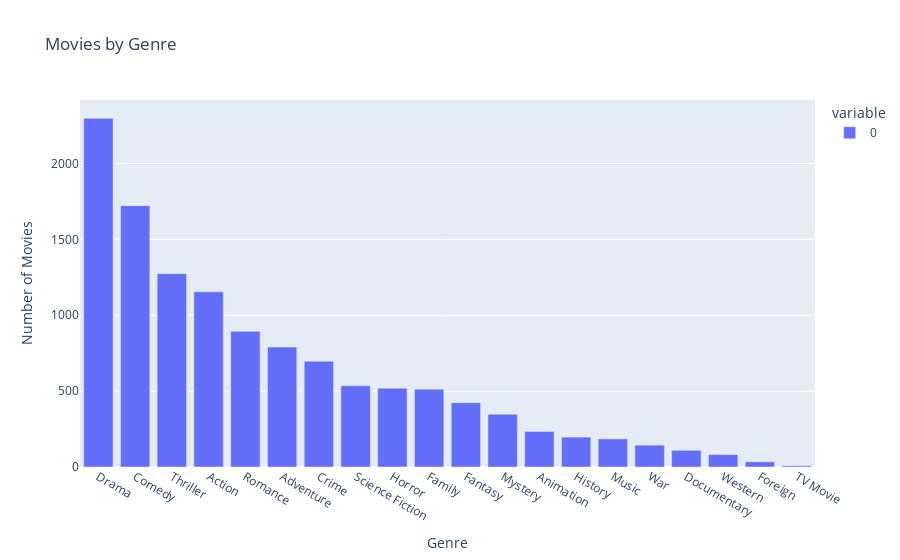
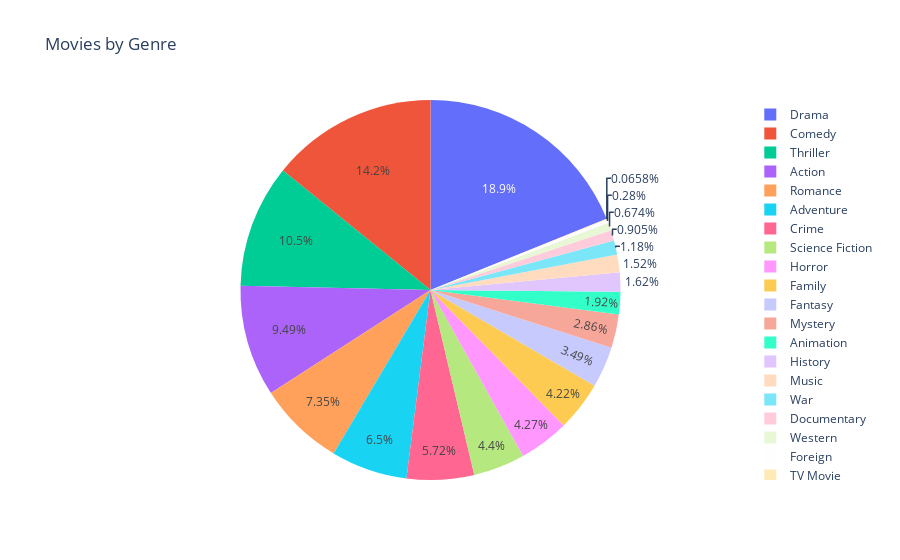

Notebook cell for these charts, in order:
### Code cell
import plotly.express as px

# fig = plt.figure(figsize=(12,8))
# ax1 = plt.subplot(111)
# rects = genresdfSum.sort_values(ascending=True).plot(kind='barh',label='genres')
# plt.title('各种电影类型数据统计图')
# plt.xlabel('电影数量',fontsize=15)
# plt.ylabel('电影类型',fontsize=15)
# plt.show()

fig = px.bar(genresdfSum,labels={'value':'Number of Movies','index':'Genre'},title="Movies by Genre")
fig.show()

fig2 = px.pie(genresdfSum,values=genresdfSum.values, names=genresdfSum.index, title='Movies by Genre')
fig2.show()

### Figure 1 — Plotly figure (JSON) as saved in the notebook; plotly's stock layout.template omitted (floating-point values rounded to 4 significant figures)
{"data": [{"alignmentgroup": "True", "hovertemplate": "variable=0<br>Genre=%{x}<br>Number of Movies=%{y}<extra></extra>", "legendgroup": "0", "marker": {"color": "#636efa"}, "name": "0", "offsetgroup": "0", "orientation": "v", "showlegend": true, "textposition": "auto", "type": "bar", "x": ["Drama", "Comedy", "Thriller", "Action", "Romance", "Adventure", "Crime", "Science Fiction", "Horror", "Family", "Fantasy", "Mystery", "Animation", "History", "Music", "War", "Documentary", "Western", "Foreign", "TV Movie"], "xaxis": "x", "y": [2297, 1722, 1274, 1154, 894, 790, 696, 535, 519, 513, 424, 348, 234, 197, 185, 144, 110, 82, 34, 8], "yaxis": "y"}], "layout": {"barmode": "relative", "legend": {"title": {"text": "variable"}, "tracegroupgap": 0}, "title": {"text": "Movies by Genre"}, "xaxis": {"anchor": "y", "domain": [0, 1], "title": {"text": "Genre"}}, "yaxis": {"anchor": "x", "domain": [0, 1], "title": {"text": "Number of Movies"}}}}

### Figure 2 — Plotly figure (JSON) as saved in the notebook; plotly's stock layout.template omitted (floating-point values rounded to 4 significant figures)
{"data": [{"domain": {"x": [0, 1], "y": [0, 1]}, "hovertemplate": "index=%{label}<br>value=%{value}<extra></extra>", "labels": ["Drama", "Comedy", "Thriller", "Action", "Romance", "Adventure", "Crime", "Science Fiction", "Horror", "Family", "Fantasy", "Mystery", "Animation", "History", "Music", "War", "Documentary", "Western", "Foreign", "TV Movie"], "legendgroup": "", "name": "", "showlegend": true, "type": "pie", "values": [2297, 1722, 1274, 1154, 894, 790, 696, 535, 519, 513, 424, 348, 234, 197, 185, 144, 110, 82, 34, 8]}], "layout": {"legend": {"tracegroupgap": 0}, "title": {"text": "Movies by Genre"}}}
